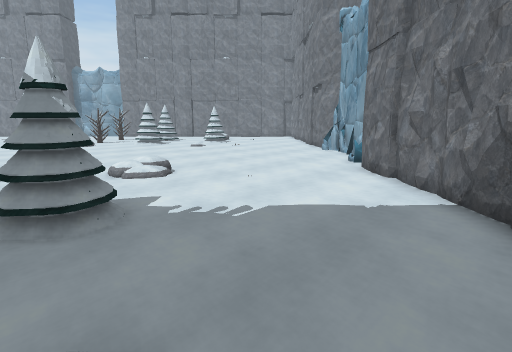
View 1 (above)

16 first-person views from a walk through a 3-D level made in the Unity game engine. The camera is 1.5 m above the floor, tilts 10° down and sees 80° across. The floor is counted in squares, 1 m on a side. Each view is taken from the middle of a square. On the plan, view 1 faces up. The plan holds only what a view shows up to about 15 squares ahead; the rest is blank. The place goes on beyond the plan.

View 2
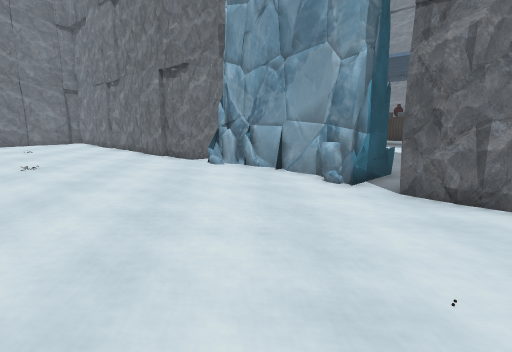

View 3
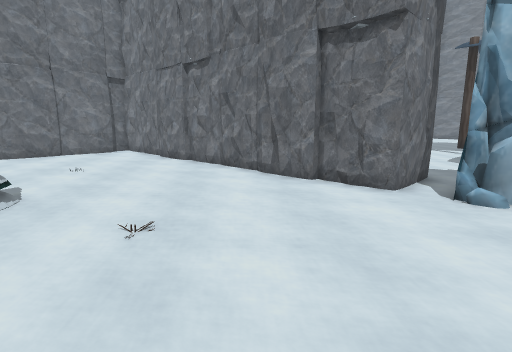

View 4
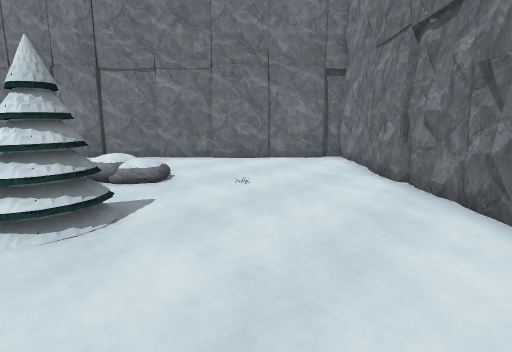

View 5
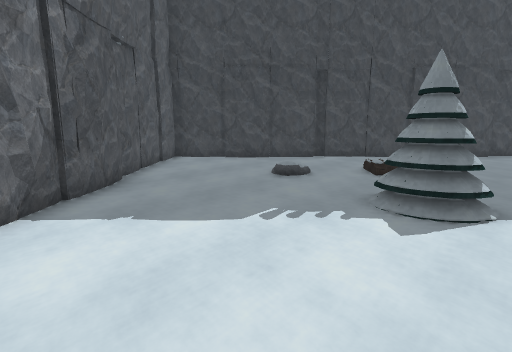

View 6
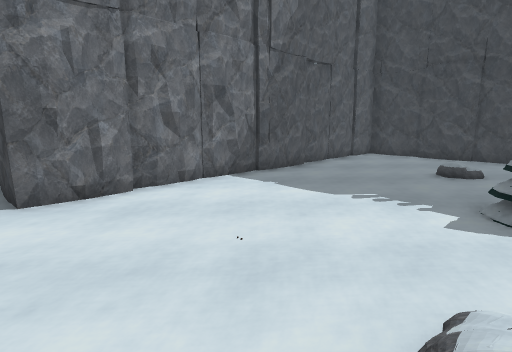

View 7
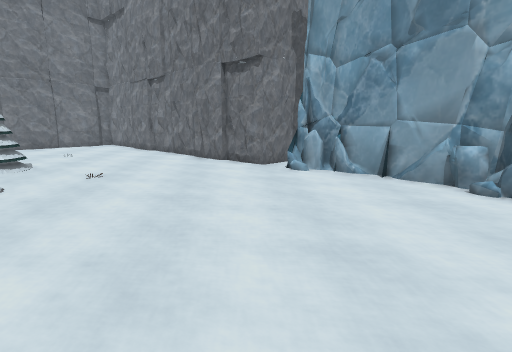

View 8
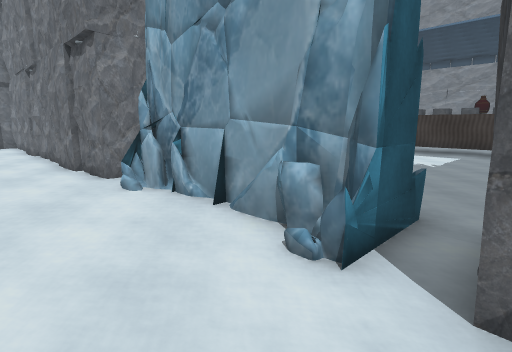

View 9
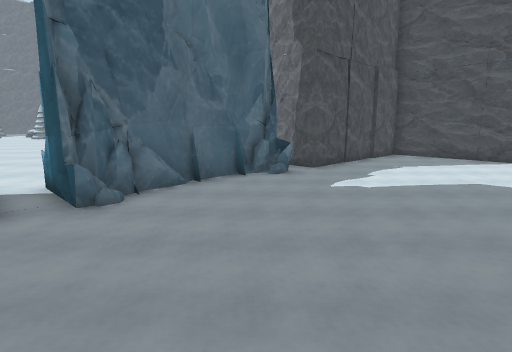

View 10
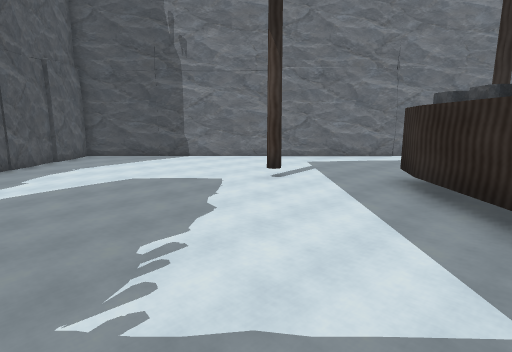

View 11
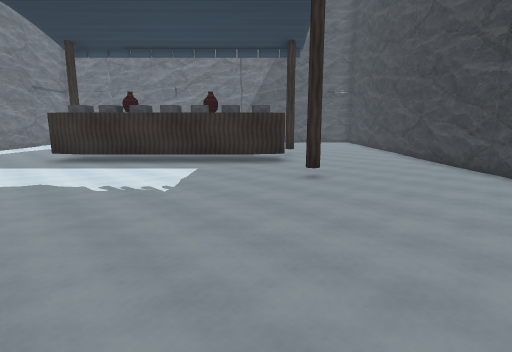

View 12
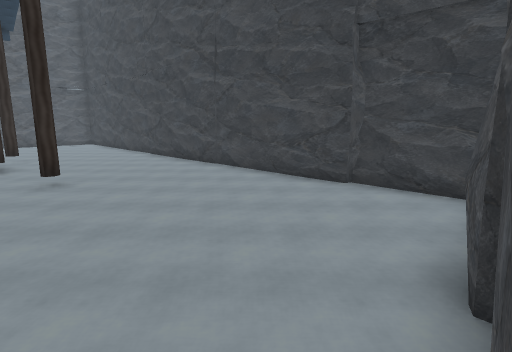

View 13
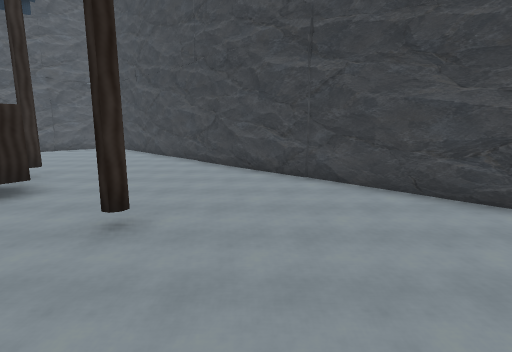

View 14
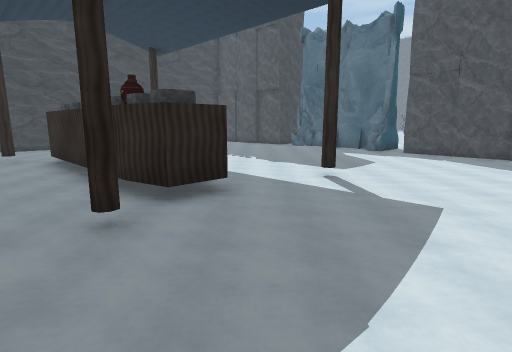

View 15
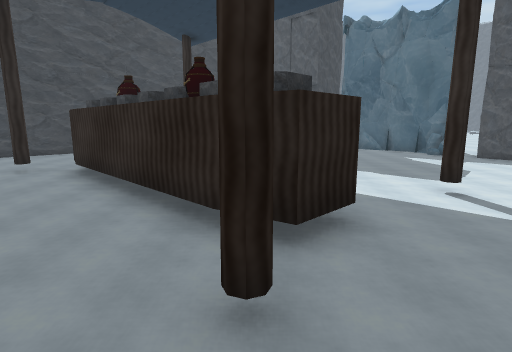

View 16
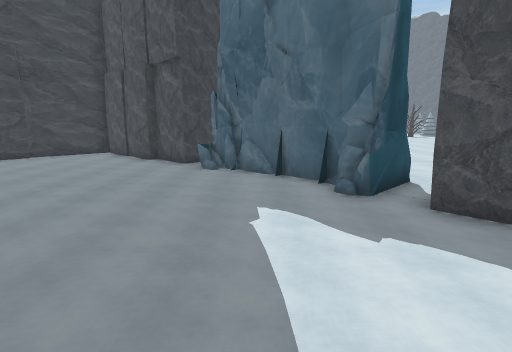

### Floor plan
Key: @ floor where view 1 was taken; # wall or solid block; x gap in a wall; . floor; = window, fence, low wall or low ledge; O other object.
Columns run from 4 left of view 1 to 22 right of it. Each row starts with its distance up from view 1.
 32 #########
 31 ........#
 30  .......#
 29  .......#
 28   ......#
 27 O ......#
 26 ........#
 25  .......# ################
 24 OO......# #.............. .
 23 OO......# #...............
 22  .......# #................
 21  .......# #................
 20  .......###................
 19  .......###...........##x..
 18 .........x............##...
 17 ........##=...........##...
 16 ........##............##...
 15 .........#............##...
 14 .........#............##...
 13 ........=#............##..
 12 ........=##...........##..
 11 ......................##..
 10  .......###...........##..
  9 OO......###................
  8 ........# #................
  7  .......# #................
  6 ........# #................
  5 OO......# #................
  4 .O......# #################
  3  .......#
  2  .......#
  1  ..O....#
  0 ....@...#
 -1 ........#
 -2 ........#
 -3 #.#######
 -4 ###

Positions as (right, up) in squares from view 1, and headings:
1: (0, 0), facing up
2: (-3, 8), facing up-right
3: (-3, 16), facing up-right
4: (0, 19), facing up
5: (0, 10), facing down
6: (-3, 11), facing down-right
7: (-4, 11), facing up-right
8: (1, 10), facing up-right
9: (12, 10), facing up-left
10: (14, 11), facing up
11: (6, 11), facing right
12: (6, 11), facing down-right
13: (10, 11), facing down-right
14: (22, 24), facing down-left
15: (22, 21), facing down-left
16: (12, 20), facing down-left
